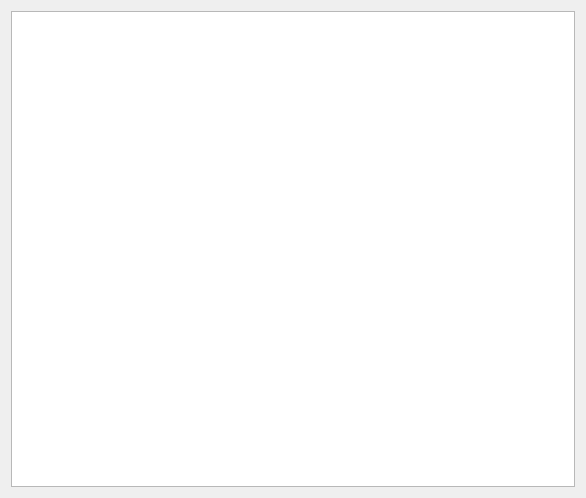
<?xml version="1.0" encoding="UTF-8"?>
<ui version="4.0">
 <class>SparePartsTable</class>
 <widget class="QDialog" name="SparePartsTable">
  <property name="geometry">
   <rect>
    <x>0</x>
    <y>0</y>
    <width>586</width>
    <height>498</height>
   </rect>
  </property>
  <property name="windowTitle">
   <string>Dialog</string>
  </property>
  <layout class="QGridLayout" name="gridLayout">
   <item row="0" column="0">
    <widget class="QTableView" name="tableView"/>
   </item>
  </layout>
 </widget>
 <resources/>
 <connections/>
</ui>
